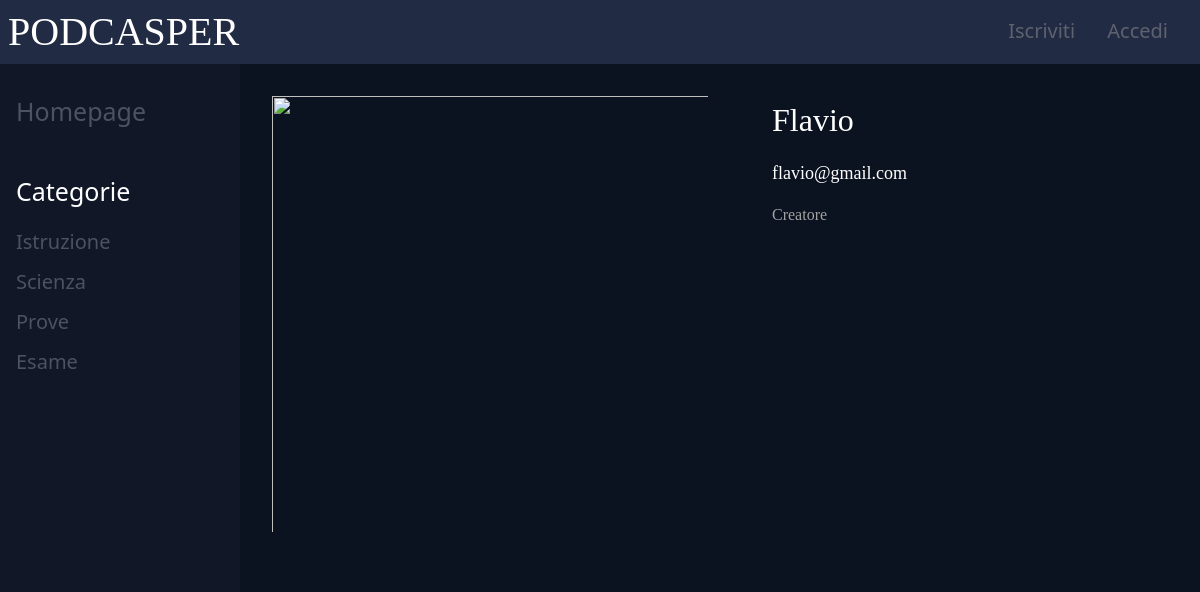
Screenshot of /profilo/1 with the database file from the repository.
### tables this page shows
CREATE TABLE Utenti (
    ID INTEGER PRIMARY KEY,
    NOME VARCHAR(255),
    MAIL VARCHAR(255) UNIQUE,
    FORMATO_IMMAGINE VARCHAR(255),
    PASSWORD VARCHAR(255),
    TIPO VARCHAR(255)
);

### app.py (the view)
@app.route("/profilo/<string:id>")
def route_creatore(id):
    return render_template("mio_profilo.html", utente=dao_users.get_user_by_id(id))

### app.py (called while the page is built, shortened)
@app.context_processor
def inietta_categorie():
    diz = {
        "categorie": dao_serie.get_categorie()
    }
    return diz

### dao_serie.py (called while the page is built)
def get_categorie():
    with get_connection() as con:
        cursor=con.cursor()
        cursor.execute("SELECT DISTINCT CATEGORIA FROM Serie;")
        category = cursor.fetchall()
        cursor.close()
    return category

### dao_users.py (called while the page is built)
def get_user_by_id(id):
    with get_connection() as con:
        cursor=con.cursor()
        cursor.execute("SELECT * FROM Utenti WHERE ID=?;",(id,))
        utente=cursor.fetchone()
        cursor.close()
    return utente

### database.py (called while the page is built)
def get_connection():
    con=sqlite3.connect("database.db")
    con.row_factory=sqlite3.Row
    con.execute("PRAGMA foreign_keys = 1;")
    return con

### templates/mio_profilo.html (shortened to what this page needs)
{% extends "base.html" %}
{% block contenuto %}
<div class="categoria_mio_profilo">
    <img class="img_mio_profilo" src="{{ url_for('route_immagine_utente', id=utente.ID) }}">
    <div class="info_profilo">
        <p class="nome_profilo">{{ utente.NOME }}</p>
        <p class="mail_profilo">{{ utente.MAIL }}</p>
        <p class="categoria_profilo">{{ utente.TIPO }}</p>
    </div>
</div>
{% endblock %}

### static/css/style_mio_profilo.css (style rules this page uses)
.categoria_mio_profilo { display: flex; flex-direction: row; flex-wrap: wrap; }
.categoria_mio_profilo .img_mio_profilo { padding: 2rem; height: 500px; width: 500px; }
.categoria_mio_profilo .info_profilo { display: flex; flex-direction: column; flex-wrap: wrap; }
.categoria_mio_profilo .info_profilo .nome_profilo { padding-left: 2rem; padding-top: 2rem; font-size: 32px; font-family: 'Times New Roman', Times, serif; color: #fff; }
.categoria_mio_profilo .info_profilo .mail_profilo { padding-left: 2rem; font-size: large; font-family: 'Times New Roman', Times, serif; color: #fff; }
.categoria_mio_profilo .info_profilo .categoria_profilo { padding-left: 2rem; font-size: medium; font-family: 'Times New Roman', Times, serif; color: rgb(162, 162, 162); }

### rows the page displays
Utenti: NOME "Flavio", MAIL "flavio@gmail.com", TIPO "Creatore"

### other values shown
{{ categoria.CATEGORIA }} "Istruzione" "Scienza" "Prove" "Esame"
